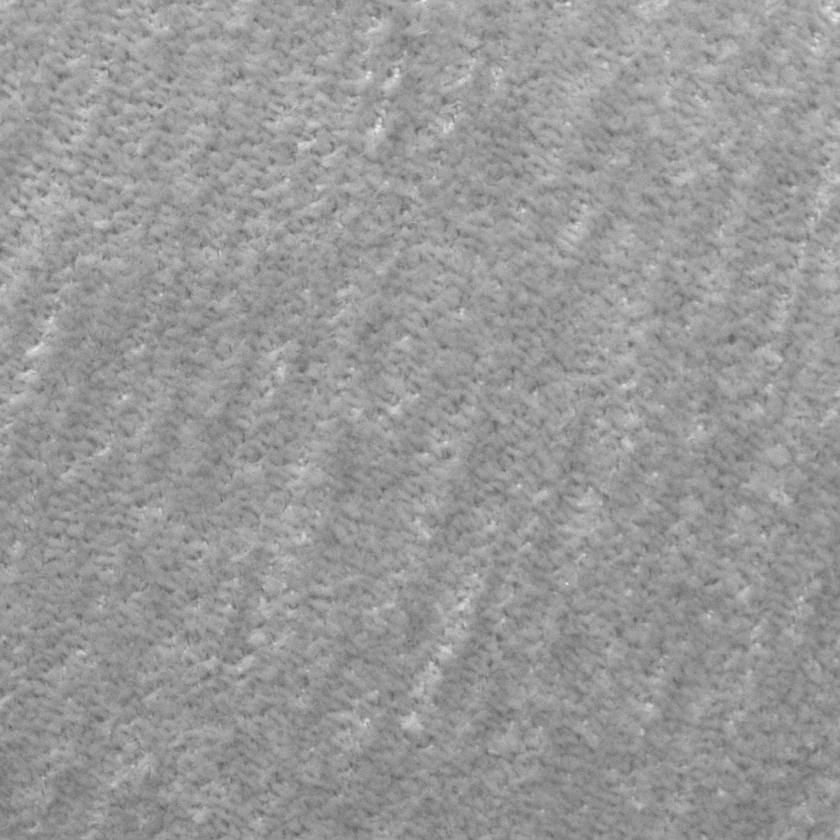
#> input picture input_pictures/Gruppe1/125-0-1.png, 840 x 840 px, shrunk from 1798 x 1800 before the run; its folder holds 4 pictures in this run
$ python diff_ordner.py
#> lines starting #> are read from the running program, lines starting #| are printed output that depends on the picture
### utils.py
import csv
import pathlib
from PIL import Image, ImageChops
import os
import datetime
from typing import List
import cv2
from scipy import stats
import numpy as np


class SampleGroup:
    def __init__(self, sample_name, max_pilling_stage=8, file_location="."):
        self.sample_name = sample_name
        self.images: List[List[Image]] = []
        self.differences: List[List[Image]] = []
        self.histograms = []
        self.fill_images(max_pilling_stage=max_pilling_stage)
        self.file_location = file_location
        self.features = []
        self.create_diffs()
        self.create_features()
    def fill_images(self, max_pilling_stage=8):
        """
        Todo
        write doumentation
        :param max_pilling_stage:
        :return:
        """
#> called with max_pilling_stage = 8
        # os.chdir(self.file_location)
        pil_stage_name_format = "{}-{}-"
        pil_stage_names = []

        for p_stage in range(max_pilling_stage + 1):
            pil_stage_names.append(pil_stage_name_format.format(self.sample_name, p_stage))
        images = []

        first_image_of_sample = True
        for pil_stage_name in pil_stage_names:
            first_image_in_stage = True
            for i in range(0, 8):
                img_count = str(i + 1)
                try:
                    image = Image.open(pil_stage_name + img_count + ".png")
#> image is the input picture: PIL image 840x840 RGB; min 89, max 236, mean 152.7
                    if first_image_in_stage:
                        images.append([])
                    first_image_in_stage = False
                    first_image_of_sample = False
                    images[-1].append(image)
                except FileNotFoundError as F_e:
                    if first_image_of_sample:
                        raise F_e
                    else:
                        break

        self.images = images

    def create_diffs(self):
        """
        creates diffs of images in reference to the first image of the group
        :return:
        """
        for image_group in self.images:
            base_image = image_group[0]
            self.differences.append([])
            for image in image_group[1:]:
                self.differences[-1].append(ImageChops.difference(base_image, image))

    # [11 lines left out: function create_histograms, not called in this run]

    def create_features(self,verbose=True):
        """

        :return:
        """
#> called with verbose = True

        for n_diff_group, diff_group in enumerate(self.images):
            self.features.append([])
            for n_diff, diff in enumerate(diff_group):
                feature_list = []
                diff = np.array(diff)

                mean = np.mean(diff)

                std = np.std(diff)
                size = len(diff) * len(diff)
                _min = np.min(diff)
                _max = np.max(diff)
                if verbose:
                    print(
                        "Sample {}, group {},difference {}  Mean = {:.1f}, standard deviation = {:.1f}, Count = {:.0f}, min = {:.0f}, max = {:.0f}".format(
                            self.sample_name, n_diff_group, n_diff, mean, std, size, _min, _max))
                feature_list = [mean, std, size, _min, _max]
                self.features[-1].append(feature_list)
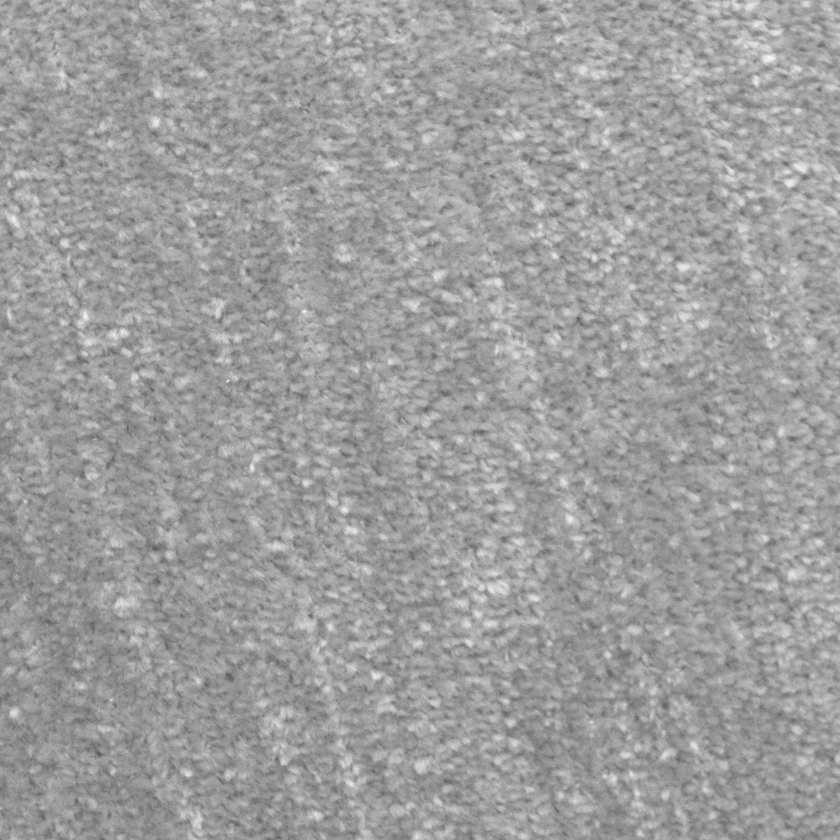
#> diff: shape (840, 840, 3); min 82, max 245, mean 157.9
    # [12 lines left out: function write_features, not called in this run]

    def create_recall(self):
        raise NotImplementedError  # tbd
    def aggregate_group(self):
        raise NotImplementedError
    def __repr__(self):
        return f"sample name : {self.sample_name}, number of image_groups = {len(self.images)}"


# [25 lines that do not run on import are left out]

### diff_ordner.py
# -*- coding: utf-8 -*-
"""
Created on Fri Dec 11 11:19:25 2020

@author: lg
"""
import pathlib
from PIL import Image, ImageChops
import os
import datetime
from typing import List
from utils import SampleGroup

def ensure_directory(target_folder: [str, os.path], recursive=False) -> None:
    """
    generates directories if they do not exist recursively if desired
    :param target_folder:
    :param recursive:
    :return:
    """
    if recursive:
        subfolders = target_folder.split("/")
        for f_n in range(len(subfolders)):
            folder = "/".join(subfolders[:f_n + 1])
            if not os.path.exists(folder):
                try:
                    os.mkdir(folder)
                except OSError:
                    logging.error(f"failed to create folder {folder}")
    else:
        if not os.path.exists(target_folder):
            try:
                os.mkdir(target_folder)
            except OSError:
                logging.error(f"failed to create folder {target_folder}")


# Verzeichnis der Bilder


def difference(Probe="004", n_images_max=8):
#> called with Probe = '001', n_images_max = 8
    bild_format = "{}-{}-"
    bilder = []

    for i in range(n_images_max + 1):
        bilder.append(bild_format.format(Probe, i))

    i = 1

    for x in range(0, 8):
        img_count = str(i)
        i = i + 1
        images = []
        first = True
        for image_name in bilder:
            try:
                images.append(Image.open(image_name + img_count + ".png"))
                first = False
            except FileNotFoundError as F_e:
                if first:
                    raise F_e
                else:
                    break

        for j, image in enumerate(images[1:]):
            diff = ImageChops.difference(images[0], image)

            if diff.getbbox():  # hier ist irgendwas falsch

                ensure_directory("./diff")
                print(bilder[j + 1] + str(i) + "-diff.png")
                diff.save("./diff/" + bilder[j + 1] + str(i) + "-diff.png")


if __name__ == '__main__':
    workdir = "./input_pictures/Gruppe1"
    os.chdir(workdir)

    probe = SampleGroup("125")
    print(probe)
    print(probe.images)


    # fill_images("005")
    min_number = 1
    max_number = 150
    workdir_path = pathlib.Path(".")
    print(workdir_path.iterdir())
    path_content = [x for x in workdir_path.iterdir()]
    number_format = "{:03}"

    for i_p in range(min_number, max_number):
        try:
            difference(number_format.format(i_p))
            print(f"Probe {i_p} bearbeitet um: {datetime.datetime.now()}")
        except FileNotFoundError as F_e:
            print(f"Probe {i_p} existiert nicht ")
#| Probe 1 existiert nicht
    print(number_format.format(max_number))
#| 150
    print(number_format.format(min_number))
